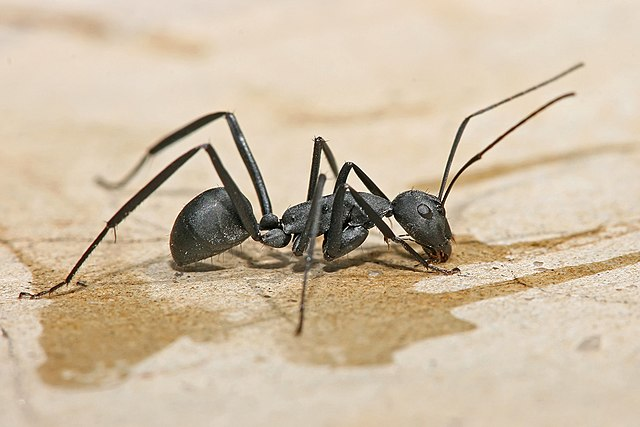
#> input picture Week 7/ant.jpg, 640 x 427 px
$ jupyter execute test2.ipynb
#> lines starting #> are read from the running program, lines starting #| are printed output that depends on the picture
[cell 1]
import cv2
import matplotlib.pyplot as plt

[cell 2]
data = cv2.imread("ant.jpg")
#> data is the input picture: shape (427, 640, 3); mean B, G, R 164.2, 188.6, 205.9

[cell 3]
data.shape
#> Out = (427, 640, 3)

[cell 4]
crop = data[150:800, 350:1000]
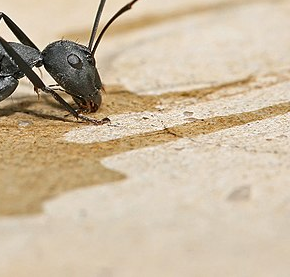
#> crop: shape (277, 290, 3); mean B, G, R 160.1, 185.6, 203

[cell 5]
plt.imshow(data)

[cell 6]
plt.imshow(crop)

[cell 7]
data.shape
#> Out = (427, 640, 3)

[cell 8]
result = data
result[:,:,0] = cv2.equalizeHist(data[:,:,0])
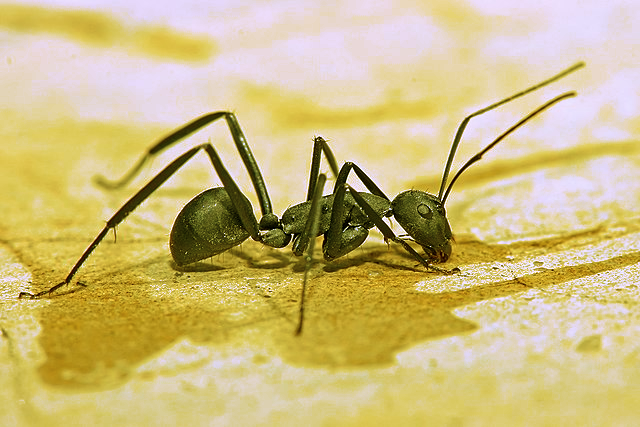
#> result: shape (427, 640, 3); mean B, G, R 128.9, 188.6, 205.9
result[:,:,1] = cv2.equalizeHist(data[:,:,1])
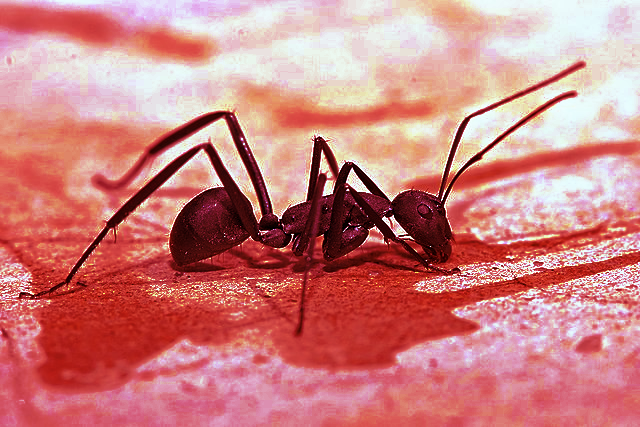
#> result: shape (427, 640, 3); mean B, G, R 128.9, 130.2, 205.9
result[:,:,2] = cv2.equalizeHist(data[:,:,2])
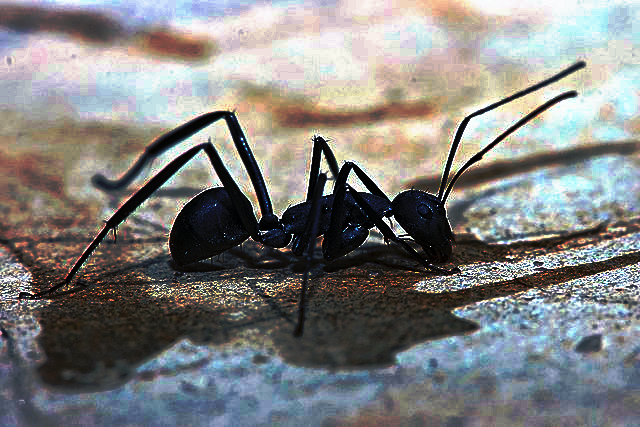
#> result: shape (427, 640, 3); mean B, G, R 128.9, 130.2, 130.4

histg = cv2.calcHist([result],[0],None,[256],[0,256])
#> histg = 256 values, max 9189 at index 216, min 0 at index 75, mean 1067.5
plt.plot(histg)
histg = cv2.calcHist([result],[1],None,[256],[0,256])
#> histg = 256 values, max 14122 at index 214, min 0 at index 50, mean 1067.5
plt.plot(histg)
histg = cv2.calcHist([result],[2],None,[256],[0,256])
#> histg = 256 values, max 13728 at index 207, min 0 at index 39, mean 1067.5
plt.plot(histg)
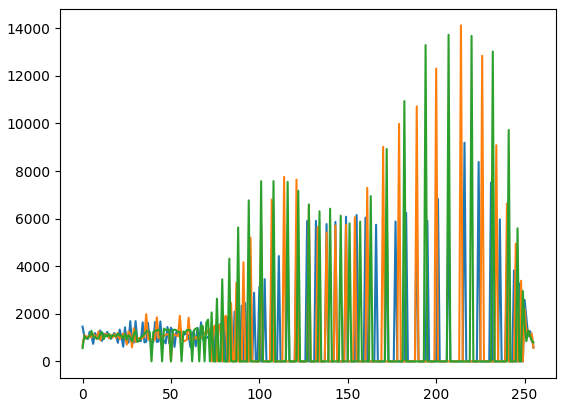
#> figure drawn by matplotlib, 1 panel; curve peaks at x = 216, y = 9189; curve peaks at x = 214, y = 14122; curve peaks at x = 207, y = 13728

[cell 9]
plt.imshow(result)

[cell 10]
grayImg = cv2.cvtColor(data, cv2.COLOR_BGR2GRAY)
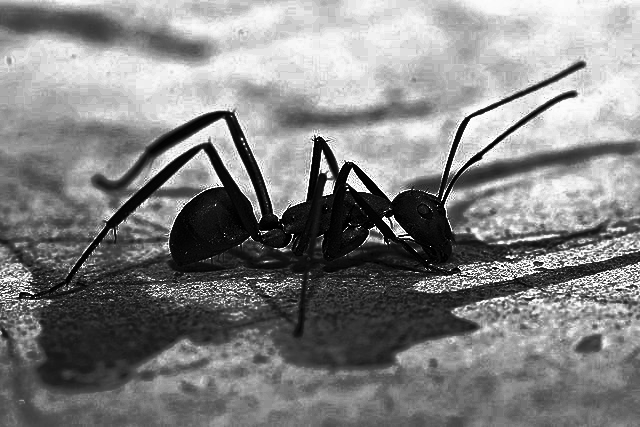
#> grayImg: shape (427, 640); min 0, max 255, mean 130.1
plt.imshow(grayImg)

[cell 11]
histg = cv2.calcHist([grayImg],[0],None,[256],[0,256])
#> histg = 256 values, max 3825 at index 218, min 39 at index 145, mean 1067.5
plt.plot(histg)
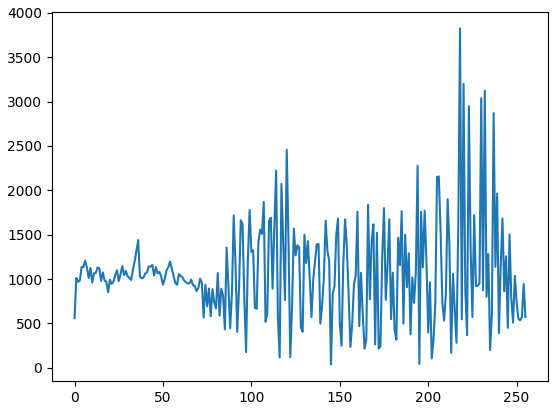
#> figure drawn by matplotlib, 1 panel; curve peaks at x = 218, y = 3825

[cell 12]
result = cv2.equalizeHist(grayImg)
#> result: shape (427, 640)
plt.imshow(result)

[cell 13]
histg = cv2.calcHist([result],[0],None,[256],[0,256])
#> histg = 256 values, max 4065 at index 218, min 0 at index 34, mean 1067.5
plt.plot(histg)
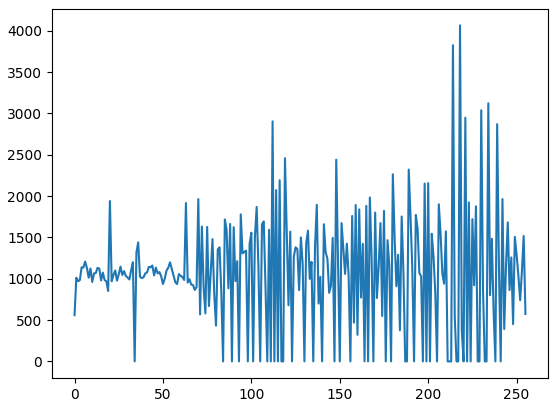
#> figure drawn by matplotlib, 1 panel; curve peaks at x = 218, y = 4065
